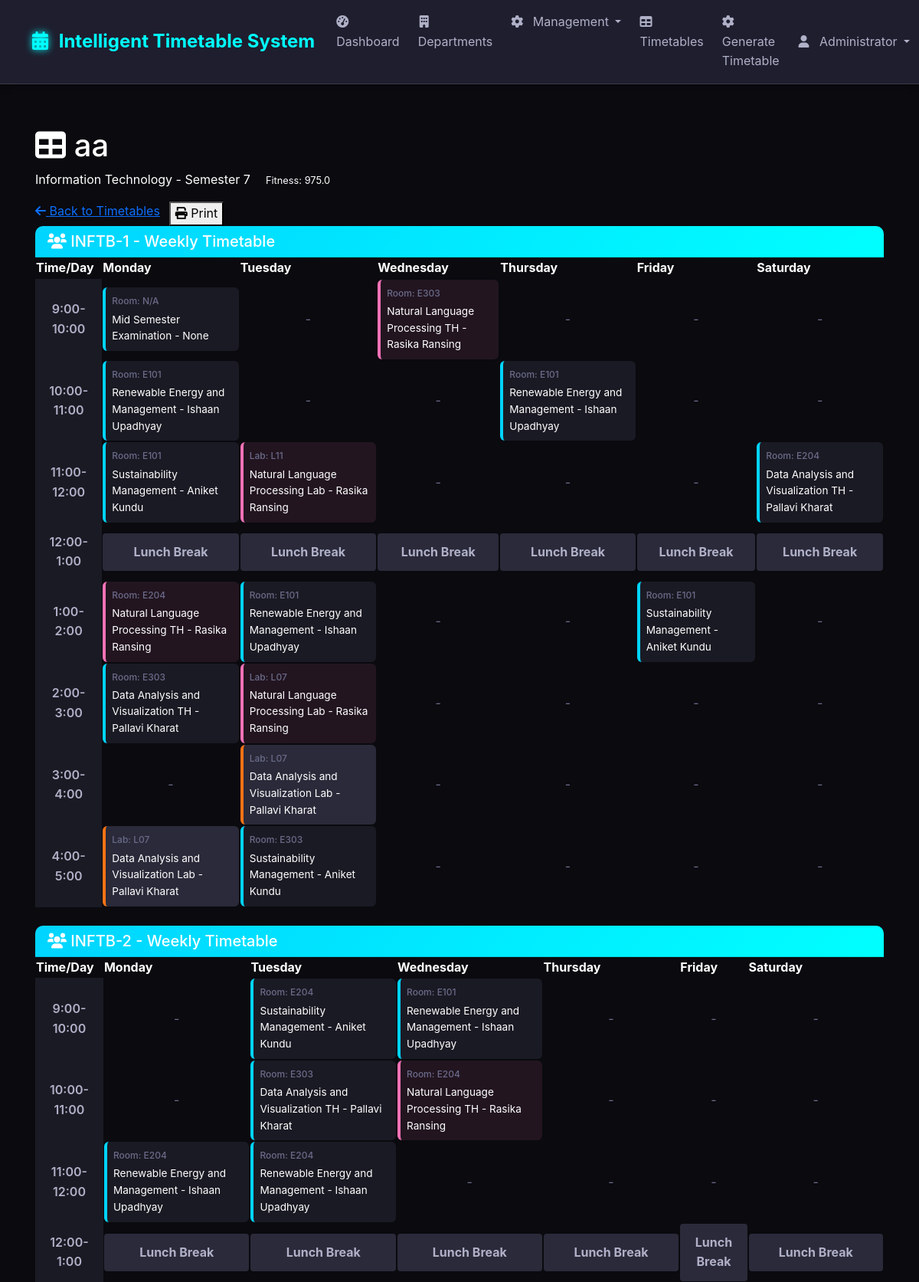
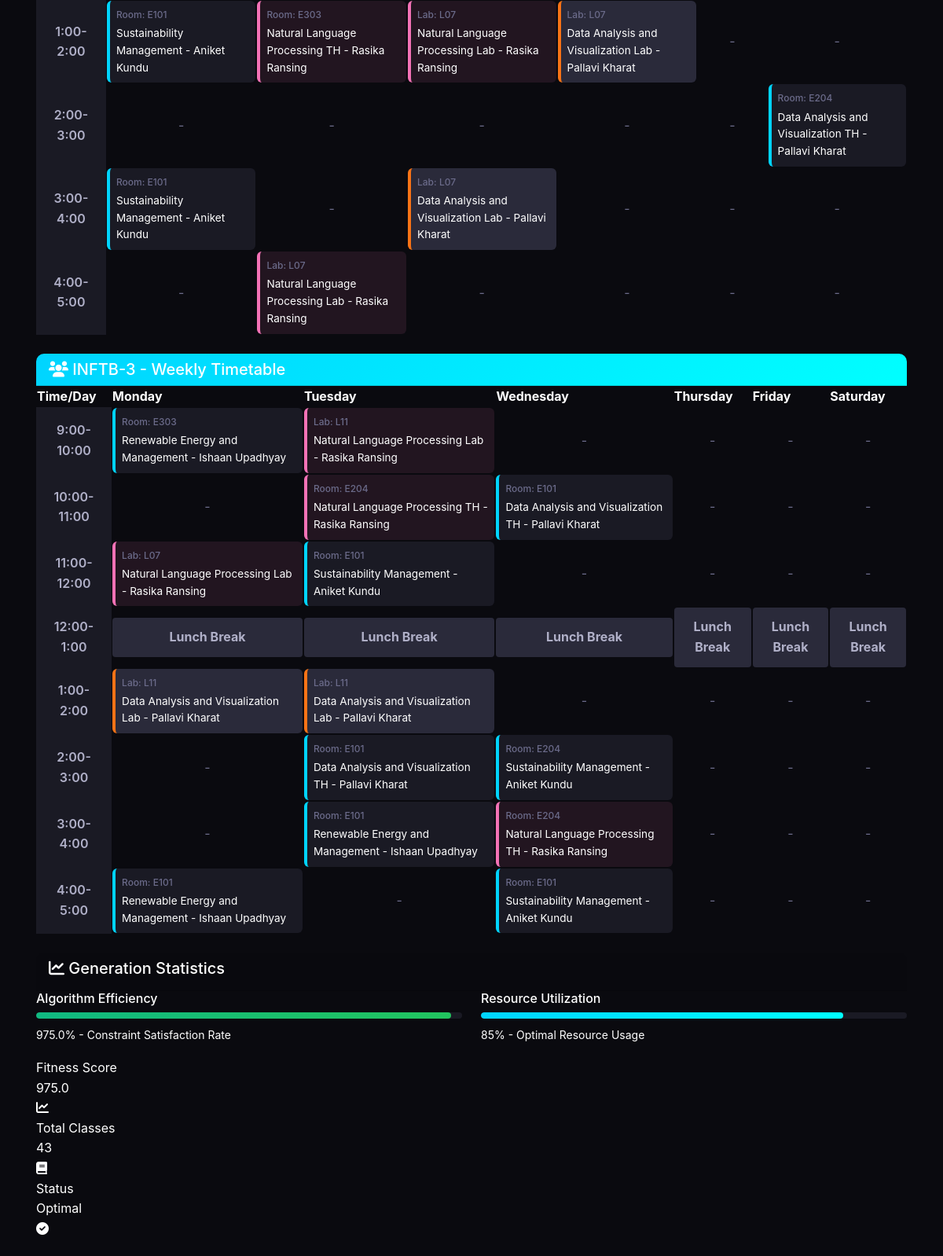
/timetable/15 (signed in), run on the app's committed database (2 pictures, top to bottom).
### tables this page shows
CREATE TABLE timetables (
            id INTEGER PRIMARY KEY AUTOINCREMENT,
            name TEXT NOT NULL,
            department_id INTEGER,
            semester INTEGER,
            fitness_score REAL,
            generated_by INTEGER,
            created_at DATETIME DEFAULT CURRENT_TIMESTAMP,
            FOREIGN KEY (department_id) REFERENCES departments (id),
            FOREIGN KEY (generated_by) REFERENCES users (id)
        );

CREATE TABLE departments (
            id INTEGER PRIMARY KEY AUTOINCREMENT,
            name TEXT NOT NULL,
            code TEXT UNIQUE NOT NULL,
            created_at DATETIME DEFAULT CURRENT_TIMESTAMP
        );

CREATE TABLE batches (
            id INTEGER PRIMARY KEY AUTOINCREMENT,
            name TEXT NOT NULL,
            department_id INTEGER,
            semester INTEGER,
            strength INTEGER,
            created_at DATETIME DEFAULT CURRENT_TIMESTAMP,
            FOREIGN KEY (department_id) REFERENCES departments (id)
        );

CREATE TABLE subjects (
            id INTEGER PRIMARY KEY AUTOINCREMENT,
            name TEXT NOT NULL,
            code TEXT UNIQUE NOT NULL,
            department_id INTEGER,
            subject_type TEXT DEFAULT 'THEORY',
            classes_per_week INTEGER DEFAULT 3,
            created_at DATETIME DEFAULT CURRENT_TIMESTAMP,
            FOREIGN KEY (department_id) REFERENCES departments (id)
        );

CREATE TABLE classrooms (
            id INTEGER PRIMARY KEY AUTOINCREMENT,
            name TEXT NOT NULL,
            capacity INTEGER,
            type TEXT DEFAULT 'CLASSROOM',
            department_id INTEGER,
            created_at DATETIME DEFAULT CURRENT_TIMESTAMP,
            FOREIGN KEY (department_id) REFERENCES departments (id)
        );

CREATE TABLE faculty (
            id INTEGER PRIMARY KEY AUTOINCREMENT,
            name TEXT NOT NULL,
            employee_id TEXT UNIQUE NOT NULL,
            department_id INTEGER,
            max_hours_per_day INTEGER DEFAULT 8,
            preferred_times TEXT,
            created_at DATETIME DEFAULT CURRENT_TIMESTAMP,
            FOREIGN KEY (department_id) REFERENCES departments (id)
        );

### app.py (the view)
@app.route('/timetable/<int:timetable_id>')
@login_required
def view_timetable(timetable_id):
    try:
        conn = sqlite3.connect('timetable.db')
        conn.row_factory = sqlite3.Row
        cursor = conn.cursor()
        cursor.execute('''
            SELECT t.*, d.name as department_name
            FROM timetables t
            LEFT JOIN departments d ON t.department_id = d.id
            WHERE t.id = ?
        ''', (timetable_id,))
        timetable_row = cursor.fetchone()
        if not timetable_row:
            flash('Timetable not found!', 'error')
            return redirect(url_for('timetables'))
        timetable_info = dict(timetable_row)
        cursor.execute('''
            SELECT ts.*, s.name as subject_name, s.code as subject_code, s.subject_type,
                   f.name as faculty_name, c.name as classroom_name,
                   b.name as batch_name, b.id as batch_id
            FROM timetable_slots ts
            LEFT JOIN subjects s ON ts.subject_id = s.id
            LEFT JOIN faculty f ON ts.faculty_id = f.id
            LEFT JOIN classrooms c ON ts.classroom_id = c.id
            LEFT JOIN batches b ON ts.batch_id = b.id
            WHERE ts.timetable_id = ?
            ORDER BY b.name, ts.day, ts.time_slot
        ''', (timetable_id,))
        slots = cursor.fetchall()
        organized_slots = {}
        days = ['Monday', 'Tuesday', 'Wednesday', 'Thursday', 'Friday', 'Saturday']
        time_slots = ['9:00-10:00', '10:00-11:00', '11:00-12:00', '12:00-1:00', '1:00-2:00', '2:00-3:00', '3:00-4:00', '4:00-5:00']
        cursor.execute('''
            SELECT b.id, b.name
            FROM batches b
            WHERE b.department_id = ? AND b.semester = ?
        ''', (timetable_info['department_id'], timetable_info['semester']))
        batches = cursor.fetchall()
        for batch in batches:
            organized_slots[batch['id']] = {
                'batch_name': batch['name'],
                'schedule': {day: {time: None for time in time_slots} for day in days}
            }
        for slot in slots:
            batch_id = slot['batch_id']
            day = slot['day']
            time_slot = slot['time_slot']
            organized_slots[batch_id]['schedule'][day][time_slot] = slot
        conn.close()
        return render_template('view_timetable.html',
                             timetable_info=timetable_info,
                             organized_slots=organized_slots,
                             days=days,
                             time_slots=time_slots)
    except Exception as e:
        print(f"Error viewing timetable: {str(e)}")
        flash(f'Error loading timetable: {str(e)}', 'error')
        return redirect(url_for('timetables'))

### templates/view_timetable.html (shortened to what this page needs)
{% extends "base.html" %}
{% block content %}
<div class="dashboard-container">
    <div class="header-section">
        <div class="header-content">
            <div>
                <h1 class="main-title">
                    <i class="fas fa-table title-icon"></i> {{ timetable_info.name }}
                </h1>
                <p class="welcome-text">
                    {{ timetable_info.department_name }} - Semester {{ timetable_info.semester }}
                    {% if timetable_info.fitness_score %}
                        <span class="fitness-badge fitness-{{ 'high' if timetable_info.fitness_score > 800 else 'medium' if timetable_info.fitness_score > 600 else 'low' }} ms-2">
                            Fitness: {{ "%.1f"|format(timetable_info.fitness_score) }}
                        </span>
                    {% endif %}
                </p>
            </div>
            <div style="display: flex; gap: 0.75rem;">
                <a href="{{ url_for('timetables') }}" class="action-btn">
                    <i class="fas fa-arrow-left"></i> Back to Timetables
                </a>
                <button class="action-btn action-blue" onclick="window.print()">
                    <i class="fas fa-print"></i> Print
                </button>
            </div>
        </div>
    </div>
    {% if organized_slots %}
        {% for batch_id, batch_data in organized_slots.items() %}
        <div class="content-card mb-4">
            <div class="card-header" style="background: linear-gradient(135deg, var(--accent-blue), var(--accent-cyan));">
                <h5 class="card-title" style="color: white; margin: 0;">
                    <i class="fas fa-users card-icon"></i> {{ batch_data.batch_name }} - Weekly Timetable
                </h5>
            </div>
            <div class="card-content">
                <div class="table-container">
                    <table class="modern-table">
                        <thead>
                            <tr>
                                <th>Time/Day</th>
                                {% for day in days %}
                                <th>{{ day }}</th>
                                {% endfor %}
                            </tr>
                        </thead>
                        <tbody>
                            {% for time_slot in time_slots %}
                            <tr class="table-row">
                                <td class="table-cell timetable-time">{{ time_slot }}</td>
                                {% for day in days %}
                                <td class="table-cell">
                                    {% if batch_data.schedule[day][time_slot] %}
                                        {% set slot = batch_data.schedule[day][time_slot] %}
                                        {% set is_lab = slot.subject_type == 'LAB' if slot.subject_type else False %}
                                        <div class="timetable-class {{ 'lab' if is_lab else '' }}">
                                            <div class="class-slot">
                                                {% if slot.classroom_name %}
                                                    {{ 'Lab: ' if is_lab else 'Room: ' }}{{ slot.classroom_name }}
                                                {% else %}
                                                    {{ 'Lab' if is_lab else 'Room' }}: N/A
                                                {% endif %}
                                            </div>
                                            {{ slot.subject_name }} - {{ slot.faculty_name }}
                                        </div>
                                    {% elif time_slot == '12:00-1:00' %}
                                        <div class="timetable-break">
                                            <strong>Lunch Break</strong>
                                        </div>
                                    {% else %}
                                        <div class="timetable-empty">-</div>
                                    {% endif %}
                                </td>
                                {% endfor %}
                            </tr>
                            {% endfor %}
                        </tbody>
                    </table>
                </div>
            </div>
        </div>
        {% endfor %}
    {% endif %}
    <div class="content-card">
        <div class="card-header">
            <h5 class="card-title">
                <i class="fas fa-chart-line card-icon"></i> Generation Statistics
            </h5>
        </div>
        <div class="card-content">
            <div class="row mb-3">
                <div class="col-md-6">
                    <h6>Algorithm Efficiency</h6>
                    <div class="progress mb-2">
                        <div class="progress-bar" role="progressbar"
                             style="width: {{ (timetable_info.fitness_score / 10)|round(1) if timetable_info.fitness_score else 92 }}%; background: linear-gradient(135deg, var(--accent-green), #22c55e);"
                             aria-valuenow="{{ timetable_info.fitness_score if timetable_info.fitness_score else 92 }}"
                             aria-valuemin="0" aria-valuemax="100"></div>
                    </div>
                    <small>{{ timetable_info.fitness_score if timetable_info.fitness_score else 92 }}% - Constraint Satisfaction Rate</small>
                </div>
                <div class="col-md-6">
                    <h6>Resource Utilization</h6>
                    <div class="progress mb-2">
                        <div class="progress-bar" role="progressbar" style="width: 85%; background: linear-gradient(135deg, var(--accent-blue), var(--accent-cyan));" aria-valuenow="85" aria-valuemin="0" aria-valuemax="100"></div>
                    </div>
                    <small>85% - Optimal Resource Usage</small>
                </div>
            </div>
            <div class="stats-grid" style="grid-template-columns: repeat(auto-fit, minmax(200px, 1fr));">
                <div class="stat-card stat-success">
                    <div class="stat-content">
                        <div class="stat-info">
                            <div class="stat-label">Fitness Score</div>
                            <div class="stat-value">{{ timetable_info.fitness_score if timetable_info.fitness_score else 'N/A' }}</div>
                        </div>
                        <div class="stat-icon">
                            <i class="fas fa-chart-line"></i>
                        </div>
                    </div>
                </div>
                <div class="stat-card stat-info">
                    <div class="stat-content">
                        <div class="stat-info">
                            <div class="stat-label">Total Classes</div>
                            <div class="stat-value">
                                {% set total_classes = namespace(count=0) %}
                                {% for batch_id, batch_data in organized_slots.items() %}
                                    {% for day in days %}
                                        {% for time_slot in time_slots %}
                                            {% if batch_data.schedule[day][time_slot] and time_slot != '12:00-1:00' %}
                                                {% set total_classes.count = total_classes.count + 1 %}
                                            {% endif %}
                                        {% endfor %}
                                    {% endfor %}
                                {% endfor %}
                                {{ total_classes.count }}
                            </div>
                        </div>
                        <div class="stat-icon">
                            <i class="fas fa-book"></i>
                        </div>
                    </div>
                </div>
                <div class="stat-card stat-{{ 'success' if timetable_info.fitness_score > 800 else 'warning' if timetable_info.fitness_score > 600 else 'danger' }}">
                    <div class="stat-content">
                        <div class="stat-info">
                            <div class="stat-label">Status</div>
                            <div class="stat-value">
                                {{ 'Optimal' if timetable_info.fitness_score > 800 else 'Good' if timetable_info.fitness_score > 600 else 'Needs Review' }}
                            </div>
                        </div>
                        <div class="stat-icon">
                            <i class="fas fa-{{ 'check-circle' if timetable_info.fitness_score > 800 else 'exclamation-circle' if timetable_info.fitness_score > 600 else 'exclamation-triangle' }}"></i>
                        </div>
                    </div>
                </div>
            </div>
        </div>
    </div>
</div>
{% endblock %}

### data on the page
timetables: name "aa", semester "7", fitness_score "975.0", fitness_score "Optimal"
departments: department_name "Information Technology"
batches: batch_name "INFTB-1"
subjects: subject_name "Mid Semester Examination"
classrooms: classroom_name "E303" "E303" "E303" "E303" "E303" "E303"
subjects: subject_name "Natural Language Processing TH" "Natural Language Processing TH" "Natural Language Processing TH" "Natural Language Processing TH" "Natural Language Processing TH" "Natural Language Processing TH"
faculty: faculty_name "Rasika Ransing" "Rasika Ransing" "Rasika Ransing" "Rasika Ransing" "Rasika Ransing" "Rasika Ransing" "Rasika Ransing" "Rasika Ransing" "Rasika Ransing" "Rasika Ransing" "Rasika Ransing" "Rasika Ransing"
classrooms: classroom_name "E101" "E101" "E101" "E101" "E101" "E101" "E101" "E101" "E101" "E101" "E101" "E101" "E101" "E101"
subjects: subject_name "Renewable Energy and Management" "Renewable Energy and Management" "Renewable Energy and Management" "Renewable Energy and Management" "Renewable Energy and Management" "Renewable Energy and Management" "Renewable Energy and Management" "Renewable Energy and Management" "Renewable Energy and Management"
faculty: faculty_name "Ishaan Upadhyay" "Ishaan Upadhyay" "Ishaan Upadhyay" "Ishaan Upadhyay" "Ishaan Upadhyay" "Ishaan Upadhyay" "Ishaan Upadhyay" "Ishaan Upadhyay" "Ishaan Upadhyay"
subjects: subject_name "Sustainability Management" "Sustainability Management" "Sustainability Management" "Sustainability Management" "Sustainability Management" "Sustainability Management" "Sustainability Management" "Sustainability Management" "Sustainability Management"
faculty: faculty_name "Aniket Kundu" "Aniket Kundu" "Aniket Kundu" "Aniket Kundu" "Aniket Kundu" "Aniket Kundu" "Aniket Kundu" "Aniket Kundu" "Aniket Kundu"
classrooms: classroom_name "L11" "L11" "L11" "L11"
subjects: subject_name "Natural Language Processing Lab" "Natural Language Processing Lab" "Natural Language Processing Lab" "Natural Language Processing Lab" "Natural Language Processing Lab" "Natural Language Processing Lab"
classrooms: classroom_name "E204" "E204" "E204" "E204" "E204" "E204" "E204" "E204" "E204" "E204"
subjects: subject_name "Data Analysis and Visualization TH" "Data Analysis and Visualization TH" "Data Analysis and Visualization TH" "Data Analysis and Visualization TH" "Data Analysis and Visualization TH" "Data Analysis and Visualization TH"
faculty: faculty_name "Pallavi Kharat" "Pallavi Kharat" "Pallavi Kharat" "Pallavi Kharat" "Pallavi Kharat" "Pallavi Kharat" "Pallavi Kharat" "Pallavi Kharat" "Pallavi Kharat" "Pallavi Kharat" "Pallavi Kharat" "Pallavi Kharat"
classrooms: classroom_name "L07" "L07" "L07" "L07" "L07" "L07" "L07" "L07"
subjects: subject_name "Data Analysis and Visualization Lab" "Data Analysis and Visualization Lab" "Data Analysis and Visualization Lab" "Data Analysis and Visualization Lab" "Data Analysis and Visualization Lab" "Data Analysis and Visualization Lab"
batches: batch_name "INFTB-2"
batches: batch_name "INFTB-3"

### other printed values
{{ session.full_name or session.username }} "Administrator"
{{ day }} "Monday" "Tuesday" "Wednesday" "Thursday" "Friday" "Saturday" "Monday" "Tuesday" "Wednesday" "Thursday" "Friday" "Saturday" "Monday" "Tuesday" "Wednesday" "Thursday" "Friday" "Saturday"
{{ time_slot }} "9:00-10:00" "10:00-11:00" "11:00-12:00" "12:00-1:00" "1:00-2:00" "2:00-3:00" "3:00-4:00" "4:00-5:00" "9:00-10:00" "10:00-11:00" "11:00-12:00" "12:00-1:00" "1:00-2:00" "2:00-3:00" "3:00-4:00" "4:00-5:00" "9:00-10:00" "10:00-11:00" "11:00-12:00" "12:00-1:00" "1:00-2:00" "2:00-3:00" "3:00-4:00" "4:00-5:00"
{{ 'Lab' if is_lab else 'Room' }} "Room"
{{ slot.faculty_name }} "None"
{{ 'Lab: ' if is_lab else 'Room: ' }} "Room:" "Room:" "Room:" "Room:" "Lab:" "Room:" "Room:" "Room:" "Room:" "Room:" "Lab:" "Lab:" "Lab:" "Room:" "Room:" "Room:" "Room:" "Room:" "Room:" "Room:" "Room:" "Room:" "Lab:" "Lab:" "Room:" "Room:" "Lab:" "Lab:" "Room:" "Lab:" "Room:" "Room:" "Lab:" "Room:" "Lab:" "Lab:" "Room:" "Room:" "Room:" "Room:" "Room:" "Room:"
{{ total_classes.count }} "43"
